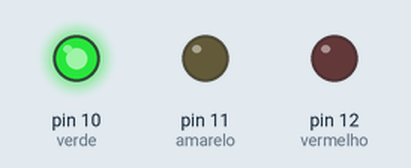
A sketch run on a simulated Arduino Uno, built with avr-gcc and run on an emulated ATmega328P. Parts: output pins drawn as LEDs (lit = HIGH).

Above: at 2.5 s.
At 5.5 s:
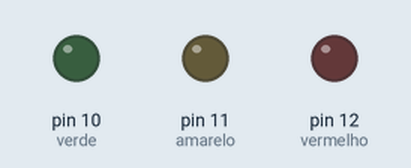
At 7.0 s:
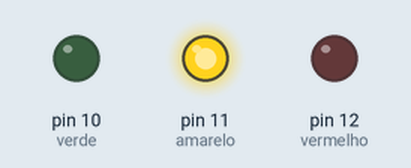
At 10.0 s:
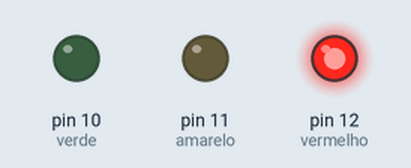
Timing chart, 0 to 14.3 s (numbered marks = the images above):
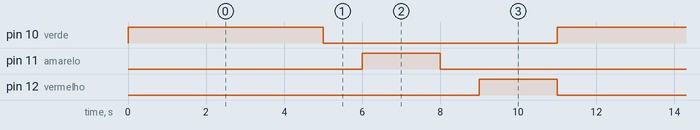

The sketch:

semaforo.ino
```cpp
int verde = 10;
int amarelo = 11;
int vermelho = 12;

void setup() {
  // put your setup code here, to run once:
  pinMode(verde, OUTPUT);
  pinMode(amarelo, OUTPUT);
  pinMode(vermelho, OUTPUT);

}

void loop() {
  // put your main code here, to run repeatedly:
  digitalWrite(verde, HIGH);
  delay(5000); // Wait for 2000 millisecond(s)
  digitalWrite(verde, LOW);
  delay(1000);
  digitalWrite(amarelo, HIGH);
  delay(2000); // Wait for 2000 millisecond(s)
  digitalWrite(amarelo, LOW);
  delay(1000);
  digitalWrite(vermelho, HIGH);
  delay(2000); // Wait for 1000 millisecond(s)
  digitalWrite(vermelho, LOW);

}
```

Measured:
- by itself, pin 10 (verde): alternates HIGH for 5.0 s and LOW for 6.0 s
- by itself, pin 11 (amarelo), pin 12 (vermelho): alternates HIGH for 2.0 s and LOW for 9.0 s
- by itself, everything shown: repeats every 11.0 s, in 6 steps
